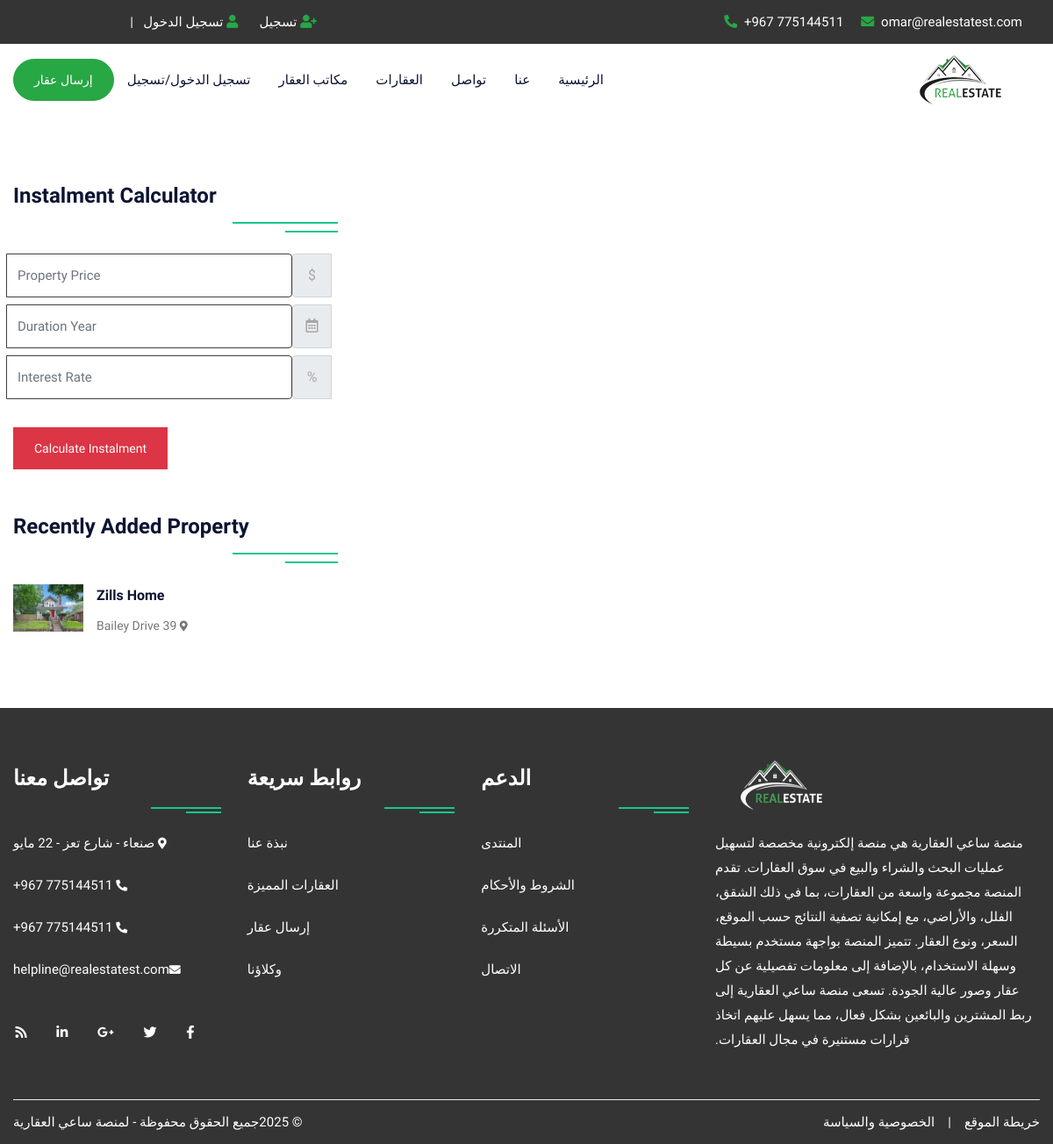
Page /stateproperty.php?id=صنعاء on the earlier database version.
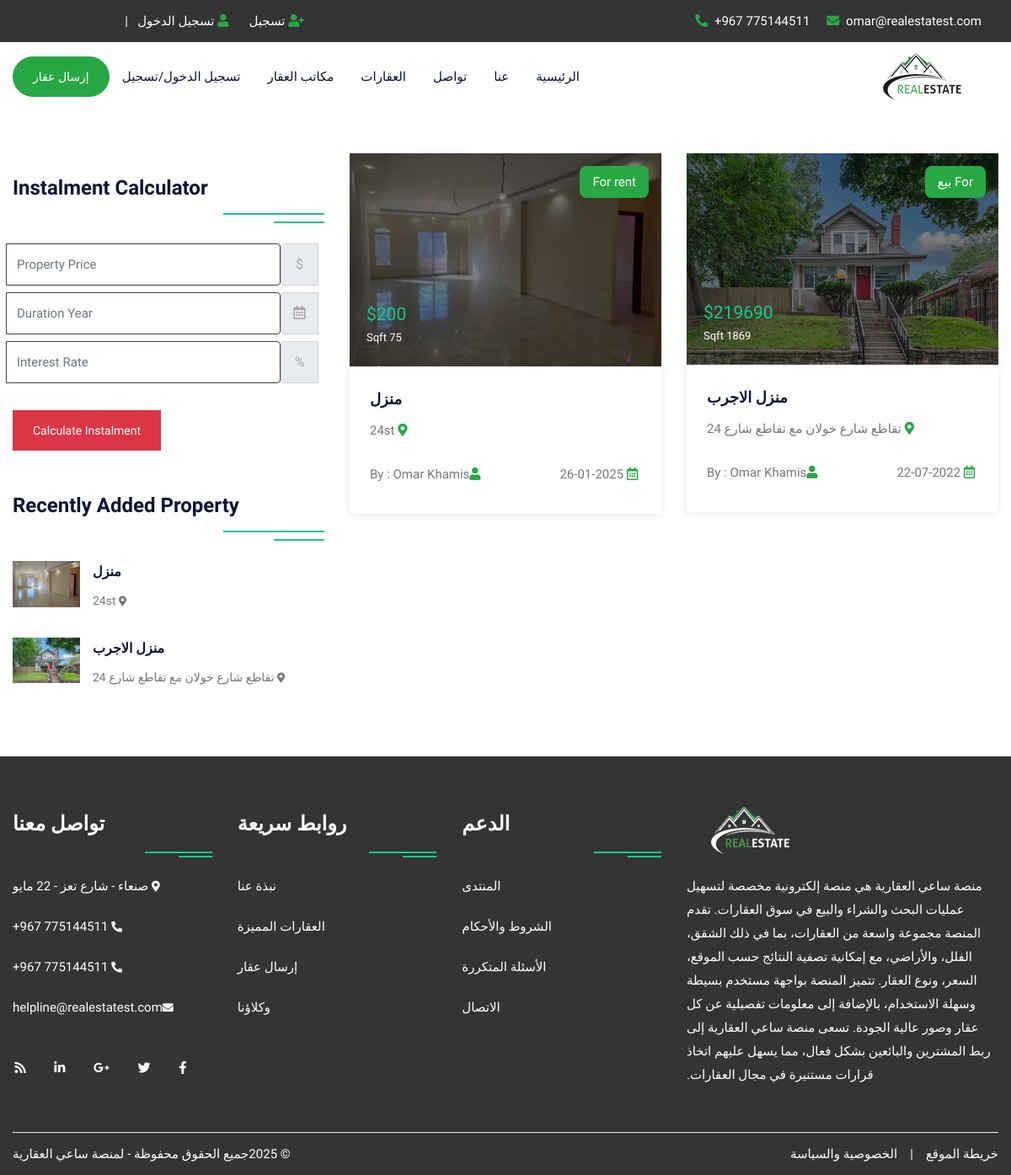
Same page on the later database version.
### tables this page shows
CREATE TABLE `property` (
  `pid` int(50) NOT NULL,
  `title` varchar(200) NOT NULL,
  `pcontent` longtext NOT NULL,
  `type` varchar(100) NOT NULL,
  `bhk` varchar(50) NOT NULL,
  `stype` varchar(100) NOT NULL,
  `bedroom` int(50) NOT NULL,
  `bathroom` int(50) NOT NULL,
  `balcony` int(50) NOT NULL,
  `kitchen` int(50) NOT NULL,
  `hall` int(50) NOT NULL,
  `floor` varchar(50) NOT NULL,
  `size` int(50) NOT NULL,
  `price` int(50) NOT NULL,
  `location` varchar(200) NOT NULL,
  `city_id` int(50) NOT NULL,
  `state` varchar(100) NOT NULL,
  `feature` longtext NOT NULL,
  `pimage` varchar(300) NOT NULL,
  `pimage1` varchar(300) NOT NULL,
  `pimage2` varchar(300) NOT NULL,
  `pimage3` varchar(300) NOT NULL,
  `pimage4` varchar(300) NOT NULL,
  `uid` int(50) NOT NULL,
  `status` varchar(50) NOT NULL,
  `mapimage` varchar(300) NOT NULL,
  `topmapimage` varchar(300) NOT NULL,
  `groundmapimage` varchar(300) NOT NULL,
  `totalfloor` varchar(50) NOT NULL,
  `date` datetime NOT NULL DEFAULT current_timestamp(),
  `isFeatured` int(11) DEFAULT NULL,
  `city` varchar(255) DEFAULT NULL
);

CREATE TABLE `user` (
  `uid` int(50) NOT NULL,
  `uname` varchar(100) NOT NULL,
  `uemail` varchar(100) NOT NULL,
  `uphone` varchar(20) NOT NULL,
  `upass` varchar(50) NOT NULL,
  `utype` varchar(50) NOT NULL,
  `uimage` varchar(300) NOT NULL,
  `allowed_number` int(11) DEFAULT NULL
);

### stateproperty.php (the view, shortened to what the rows shown need)
<!DOCTYPE html>
<html lang="en">
<head>
<link rel="stylesheet" type="text/css" href="css/bootstrap.min.css">
<link rel="stylesheet" type="text/css" href="css/bootstrap-slider.css">
<link rel="stylesheet" type="text/css" href="css/jquery-ui.css">
<link rel="stylesheet" type="text/css" href="css/layerslider.css">
<link rel="stylesheet" type="text/css" href="css/color.css" id="color-change">
<link rel="stylesheet" type="text/css" href="css/owl.carousel.min.css">
<link rel="stylesheet" type="text/css" href="css/font-awesome.min.css">
<link rel="stylesheet" type="text/css" href="fonts/flaticon/flaticon.css">
<link rel="stylesheet" type="text/css" href="css/style.css">
</head>
<body>
<div id="page-wrapper">
    <div class="row">
		<?php include("include/header.php");?>
        <div class="full-row">
            <div class="container">
                <div class="row">
					<div class="col-lg-8">
                        <div class="row">
							<?php
								$state=$_REQUEST['id'];
								$query=mysqli_query($con,"SELECT property.*, user.uname,user.utype,user.uimage FROM `property`,`user` WHERE property.uid=user.uid and state='$state'");
								while($row=mysqli_fetch_array($query))
								{
							?>
                            <div class="col-md-6">
                                <div class="featured-thumb hover-zoomer mb-4">
                                    <div class="overlay-black overflow-hidden position-relative"> <img src="admin/property/<?php echo $row['18'];?>" alt="pimage">
                                        <div class="sale bg-success text-white">For <?php echo $row['5'];?></div>
                                        <div class="price text-primary text-capitalize">$<?php echo $row['13'];?> <span class="text-white"><?php echo $row['12'];?> Sqft</span></div>
                                    </div>
                                    <div class="featured-thumb-data shadow-one">
                                        <div class="p-4">
                                            <h5 class="text-secondary hover-text-success mb-2 text-capitalize"><a href="propertydetail.php?pid=<?php echo $row['0'];?>"><?php echo $row['1'];?></a></h5>
                                            <span class="location text-capitalize"><i class="fas fa-map-marker-alt text-success"></i> <?php echo $row['14'];?></span> </div>
                                        <div class="px-4 pb-4 d-inline-block w-100">
                                            <div class="float-left text-capitalize"><i class="fas fa-user text-success mr-1"></i>By : <?php echo $row['uname'];?></div>
                                            <div class="float-right"><i class="far fa-calendar-alt text-success mr-1"></i> <?php echo date('d-m-Y', strtotime($row['date']));?></div>
                                        </div>
                                    </div>
                                </div>
                            </div>
                            <?php } ?>
                        </div>
                    </div>
                    <div class="col-lg-4">
                        <div class="sidebar-widget mt-5">
                            <ul class="property_list_widget">
								<?php
								$query=mysqli_query($con,"SELECT * FROM `property` ORDER BY date DESC LIMIT 6");
										while($row=mysqli_fetch_array($query))
										{
								?>
                                <li> <img src="admin/property/<?php echo $row['18'];?>" alt="pimage">
                                    <h6 class="text-secondary hover-text-success text-capitalize"><a href="propertydetail.php?pid=<?php echo $row['0'];?>"><?php echo $row['1'];?></a></h6>
                                    <span class="font-14"><i class="fas fa-map-marker-alt icon-success icon-small"></i> <?php echo $row['14'];?></span>
                                </li>
                                <?php } ?>
                            </ul>
                        </div>
                    </div>
                </div>
            </div>
        </div>
    </div>
</div>
</body>
</html>

Differences in the rows shown:
now on one of the page's lists (row edited): property: stype "بيع", price "219690", size "1869", title "منزل الاجرب", location "تقاطع شارع خولان مع تقاطع شارع 24", uid.uname "Omar Khamis", date "22-07-2022"
changed property: title "Zills Home" → "منزل الاجرب"; location "39 Bailey Drive" → "تقاطع شارع خولان مع تقاطع شارع 24"
added property: pimage (picture), stype "rent", price "200", size "75", title "منزل", location "24st", uid.uname "Omar Khamis", date "26-01-2025"
